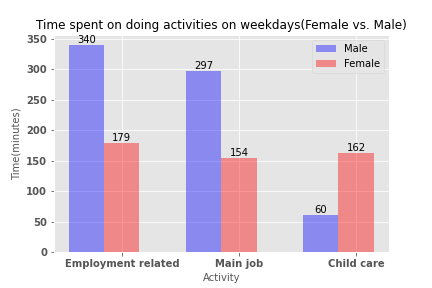

Reproduce this figure in Python.
import pandas as pd
import matplotlib.pyplot as plt
from numpy import arange
plt.style.use('ggplot')
childcare = pd.read_csv('Childcaretime.csv')
childcare = childcare.loc[(childcare['Who'] == 'Employment related')|(childcare['Who']=='Main job')|(childcare['Who']=='Child care'), ['Who', 'Males', 'Females']]
male_time = []
female_time = []
for time in childcare['Males']:  
    male_time.append(60*int(time[0])+10*int(time[2])+int(time[3]))
for time in childcare['Females']:
    female_time.append(60*int(time[0])+10*int(time[2])+int(time[3]))

male = plt.bar(arange(len(male_time))-0.3, male_time, width=0.3, label='Male', color='blue', alpha=0.4)
female = plt.bar(arange(len(female_time)),female_time, width=0.3,color='r', label='Female', alpha=0.4)
for rect in male + female:
    height = rect.get_height()
    plt.text(rect.get_x() + rect.get_width()/2.0, height, '%d' % int(height), ha='center', va='bottom')
plt.xticks(arange(len(childcare['Who'].tolist())), childcare['Who'].tolist(), fontweight='bold')
plt.yticks(fontweight='bold')
plt.legend()
plt.title('Time spent on doing activities on weekdays(Female vs. Male)', fontsize=12)
plt.xlabel('Activity',fontsize=10)
plt.ylabel('Time(minutes)', fontsize=10)
plt.savefig('childcare.png', format='png') 
plt.show()